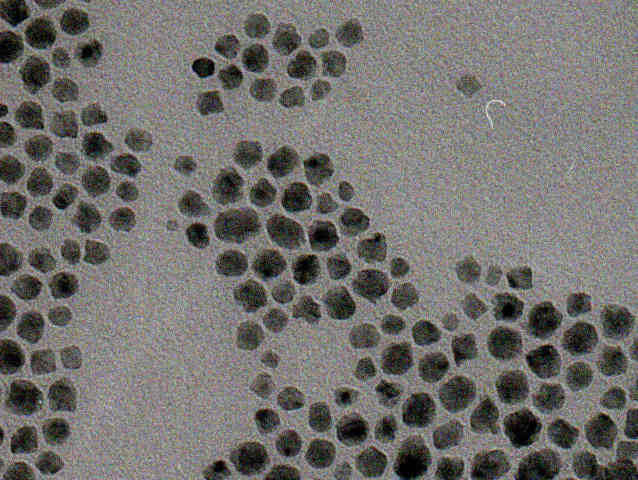
#> input picture source.png, 638 x 480 px
$ python hw0.py   (older library calls are emulated)
#> lines starting #> are read from the running program, lines starting #| are printed output that depends on the picture; after the words box and inside, x2 and y2 are one past the last pixel; in counts of white or black regions, pixels touching at a corner belong together
'''
programmer:Ryan Tan
requirement of the homework:
1.segment
2.caculate the number of cell
3.and compute the HuMoment
'''

import numpy as np
import cv2

#function to write number of full cell in the source picture and compute seven HuMoment
def writetxt(p,Hu):
  with open("result.txt","a") as f:
     f.write("\n-------------------------------------segmentLine-----------------------------------------\n")
     f.write("Number:"+str(p)+'\n')
     for j in range(7):
      f.write("HU"+str(j)+':'+str(HU[j])+'\n')


img = cv2.imread('source.png')
#> img is the input picture: shape (480, 638, 3); mean B, G, R 110, 113, 114.9
gray = cv2.cvtColor(img,cv2.COLOR_BGR2GRAY)
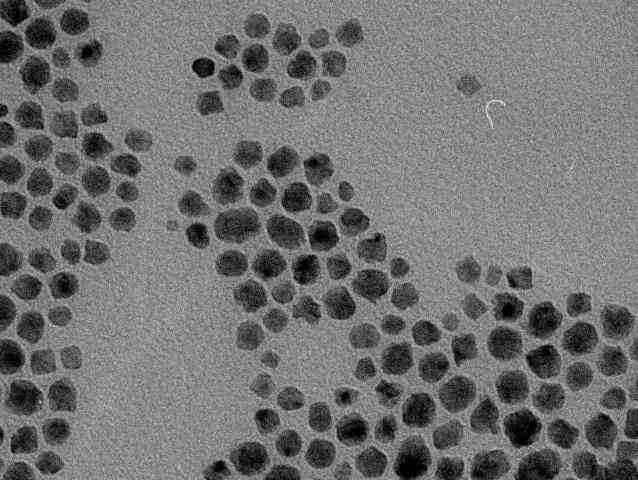
#> gray: shape (480, 638); min 0, max 234, mean 113.2
img2 = cv2.medianBlur(gray, 5)
ret, thresh = cv2.threshold(img2, 105, 255,cv2.THRESH_BINARY)
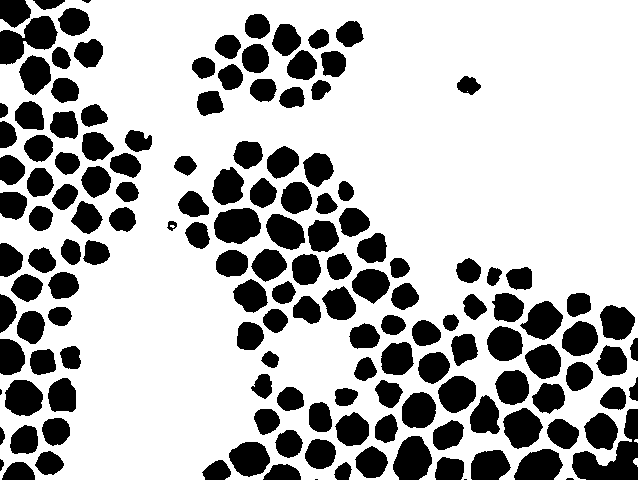
#> thresh: shape (480, 638); 71.2% white; 151 black regions (5 under 20 px)
#THRESH_BINARY is perfect need no more erode and dialte
#kernel = np.ones((2,2),np.uint8)
#erosion = cv2.erode(thresh,kernel,iterations = 3)
#dilation = cv2.dilate(erosion,kernel,iterations = 1)
img3,contours,hierarchy = cv2.findContours(thresh, 1, 2)
#> contours = 128 contours, 3 with area under 20; largest, box (x1, y1, x2, y2) and area: (0, 0, 638, 480) 290788, (213, 207, 262, 245) 1385, (502, 407, 544, 450) 1190, (4, 379, 44, 417) 1132, (228, 441, 271, 478) 1112

for i in range(len(contours)-1):

 coor0=contours[i]
 coor=coor0[0]
 si=str(i+1)
 #mask the cell which has been segmented
 cv2.putText(img,si,(coor[0][0],coor[0][1]),cv2.FONT_HERSHEY_COMPLEX,0.5,(0,0,255),2)
 img4 = cv2.drawContours(img, contours, i, (0,255,0), 1)
 M = cv2.moments(coor0)
 HU=cv2.HuMoments(M)
 writetxt(i,HU)
#> this loop made 127 passes
#> (coor, si) on passes 1 to 12: ([[635, 458]], '1'), ([[47, 451]], '2'), ([[370, 446]], '3'), ([[244, 442]], '4'), ([[635, 439]], '5'), ([[314, 439]], '6'), ([[286, 429]], '7'), ([[24, 424]], '8'), ([[451, 419]], '9'), ([[555, 418]], '10'), ([[53, 418]], '11'), ([[389, 414]], '12')
#> pass 2, `img4 = cv2.drawContours(img, contours, i, (0,255,0), 1)`:
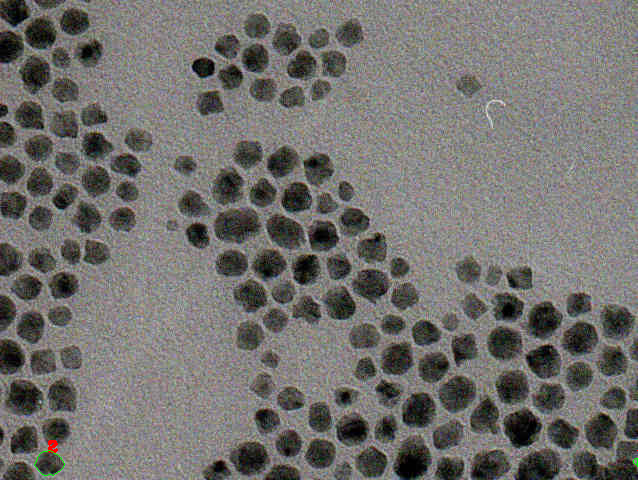
#> img4: shape (480, 638, 3); mean B, G, R 110, 113, 114.9
#> pass 3, `img4 = cv2.drawContours(img, contours, i, (0,255,0), 1)`:
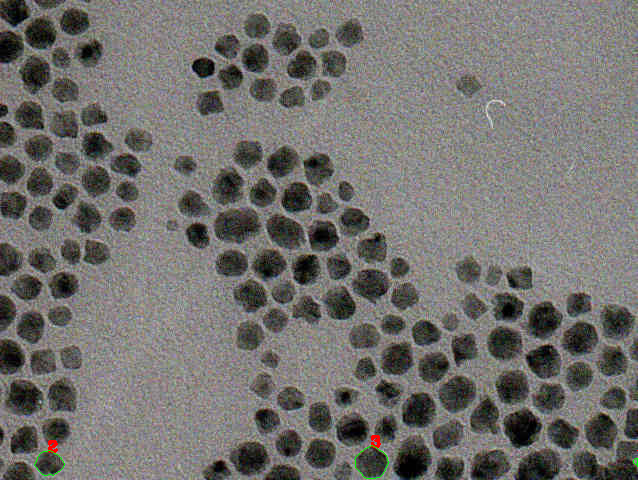
#> img4: shape (480, 638, 3); 0.06% of pixels changed, all inside (x1, y1, x2, y2) = (354, 435, 389, 479)
#> after the loop:
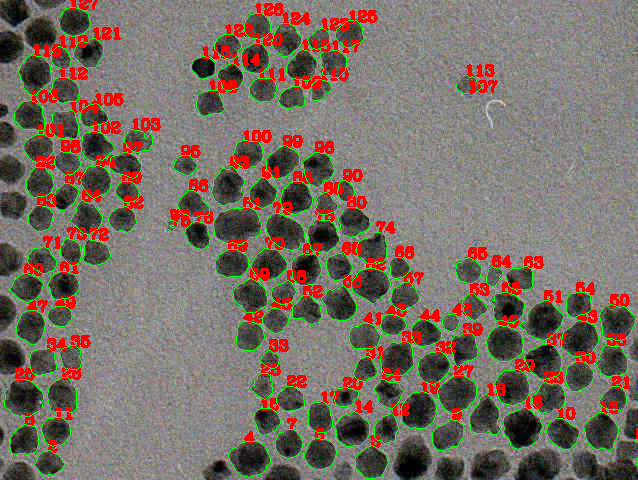
#> img: shape (480, 638, 3); 10.31% of pixels changed, all inside (x1, y1, x2, y2) = (4, 0, 638, 479)


cv2.imshow('result',img4)
cv2.waitKey(0)
